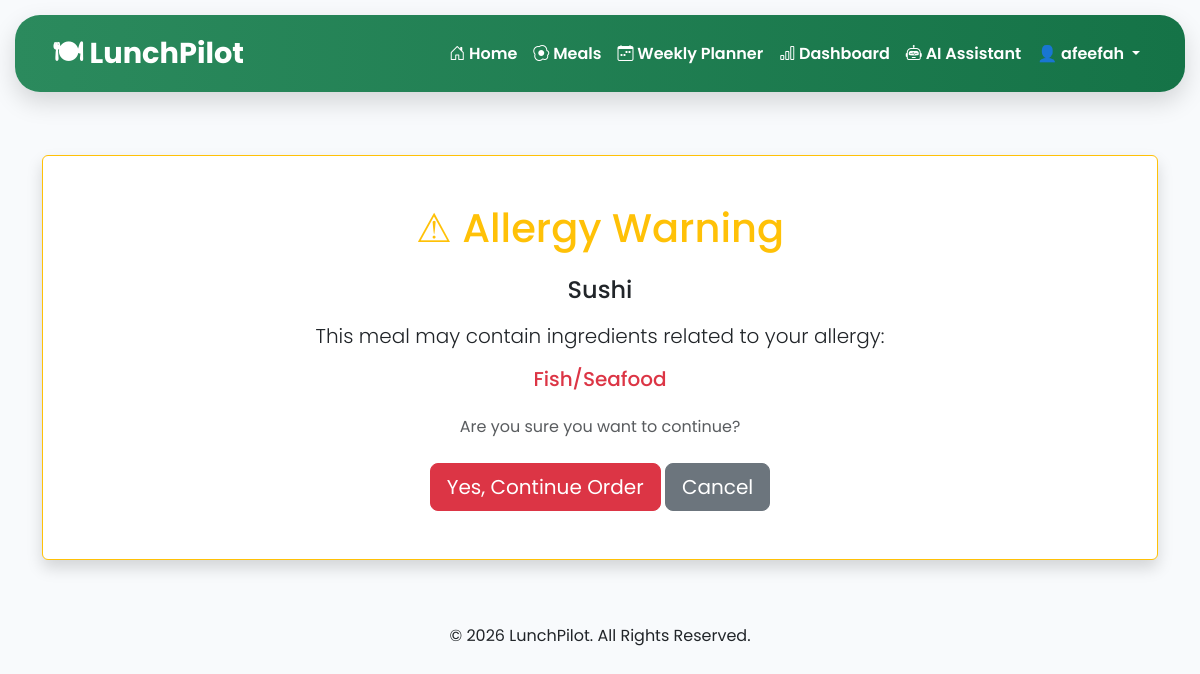
The page /order/6 (signed in) on the database its author committed.
### tables this page shows
CREATE TABLE users(

        id INTEGER PRIMARY KEY AUTOINCREMENT,
        fullname TEXT NOT NULL,
        email TEXT UNIQUE NOT NULL,
        password TEXT NOT NULL

    , is_admin INTEGER DEFAULT 0, allergy TEXT DEFAULT 'None', daily_calorie_goal INTEGER DEFAULT 2000, monthly_budget REAL DEFAULT 3000, food_preference TEXT DEFAULT 'No Preference');

CREATE TABLE meals(

        id INTEGER PRIMARY KEY AUTOINCREMENT,

        meal_name TEXT NOT NULL,

        category TEXT NOT NULL,

        calories INTEGER NOT NULL,

        price REAL NOT NULL,

        ingredients TEXT,

        image TEXT

    );

### routes/meals.py (the view, shortened to what this page needs)
@meals.route("/order/<int:meal_id>")
def order(meal_id):
    if "user_id" not in session:
        return redirect(url_for("auth.login"))
    connection = get_connection()
    cursor = connection.cursor()
    cursor.execute("""
        SELECT
            price,
            ingredients,
            meal_name
        FROM meals
        WHERE id = ?
    """, (meal_id,))
    meal = cursor.fetchone()
    allergy = get_user_allergy()
    if not is_meal_safe(
        meal[1],
        allergy
    ):
        connection.close()
        return render_template(
            "allergy_warning.html",
            meal_id=meal_id,
            meal_name=meal[2],
            allergy=allergy
        )

### database.py (called while the page is built)
def get_connection():
    return sqlite3.connect(DATABASE)

### routes/helpers.py (called while the page is built)
def get_allergies_list(allergy):
    if not allergy:
        return []
    return [
        item.strip()
        for item in allergy.split(",")
        if item.strip()
    ]

def is_meal_safe(ingredients, allergy):
    if not allergy:
        return True
    ingredients = (ingredients or "").lower()
    allergies = get_allergies_list(allergy)
    for allergy_name in allergies:
        keywords = ALLERGY_KEYWORDS.get(allergy_name, [])
        for keyword in keywords:
            if keyword.lower() in ingredients:
                return False
    return True

def get_user_allergy():
    from flask import session
    user_id = session.get("user_id")
    if not user_id:
        return ""
    conn = get_connection()
    cursor = conn.cursor()
    cursor.execute(
        "SELECT allergy FROM users WHERE id = ?",
        (user_id,)
    )
    user = cursor.fetchone()
    conn.close()
    if user and user[0]:
        return user[0]
    return ""

### templates/allergy_warning.html (shortened to what this page needs)
{% extends "base.html" %}
{% block content %}
<div class="container py-5">
    <div class="card shadow border-warning">
        <div class="card-body text-center p-5">
            <h1 class="text-warning mb-4">
                ⚠ Allergy Warning
            </h1>
            <h4 class="mb-3">
                {{ meal_name }}
            </h4>
            <p class="lead">
                This meal may contain ingredients
                related to your allergy:
            </p>
            <h5 class="text-danger mb-4">
                {{ allergy }}
            </h5>
            <p class="text-muted">
                Are you sure you want to continue?
            </p>
            <div class="mt-4">
                <a
                    href="{{ url_for('meals.confirm_order', meal_id=meal_id) }}"
                    class="btn btn-danger btn-lg">
                    Yes, Continue Order
                </a>
                <a
                    href="{{ url_for('meals.meals_page') }}"
                    class="btn btn-secondary btn-lg">
                    Cancel
                </a>
            </div>
        </div>
    </div>
</div>
{% endblock %}

### templates/base.html (shortened to what this page needs)
<!DOCTYPE html>
<html lang="en">
<head>
    <link href="https://cdn.jsdelivr.net/npm/bootstrap@5.3.7/dist/css/bootstrap.min.css"
          rel="stylesheet">
    <link rel="stylesheet"
          href="{{ url_for('static', filename='css/style.css') }}">
    <link rel="stylesheet"
        href="https://cdn.jsdelivr.net/npm/bootstrap-icons@1.11.3/font/bootstrap-icons.min.css">
</head>
<body>
    <nav class="navbar navbar-expand-lg lunchpilot-navbar">
        <div class="container">
            <a class="navbar-brand fw-bold"
               href="/">
                🍽 LunchPilot
            </a>
            <div class="collapse navbar-collapse"
                 id="navbarNav">
                <ul class="navbar-nav ms-auto">
                    {% if session.get("is_admin") == 1 %}
                    <li class="nav-item">
                        <a class="nav-link"
                           href="/meals">
                            Meals
                         </a>
                      </li>
                    <li class="nav-item">
                        <a class="nav-link"
                           href="{{ url_for('admin.admin_plan') }}">
                            👨‍💼 Admin Plan
                        </a>
                    </li>
                    <li class="nav-item dropdown">
                        <a class="nav-link dropdown-toggle"
                           href="#"
                           id="adminDropdown"
                           role="button"
                           data-bs-toggle="dropdown"
                           aria-expanded="false">
                            👤 {{ session.get("fullname") }}
                        </a>
                        <ul class="dropdown-menu dropdown-menu-end">
                            <li>
                                <a class="dropdown-item"
                                href="{{ url_for('user.manage_profile') }}">
                                    👤 Manage Profile
                                </a>
                            </li>
                            <li>
                                <hr class="dropdown-divider">
                            </li>
                            <li>
                                <a class="dropdown-item text-danger"
                                href="/logout">
                                    🚪 Logout
                                </a>
                            </li>
                        </ul>
                    </li>
                    {% else %}
                    <li class="nav-item">
                        <a class="nav-link"
                            href="/">
                            <i class="bi bi-house-door"></i>
                                Home
                            </a>
                    </li>
                    <li class="nav-item">
                        <a class="nav-link"
                            href="/meals">
                            <i class="bi bi-egg-fried"></i>
                                Meals
                            </a>
                    </li>
                    <li class="nav-item">
                        <a class="nav-link"
                            href="/weekly-planner">
                            <i class="bi bi-calendar-week"></i>
                                Weekly Planner
                            </a>
                    </li>
                                <li class="nav-item">
                                    <a class="nav-link"
                                        href="/dashboard">
                                        <i class="bi bi-bar-chart"></i>
                                            Dashboard
                                        </a>
                                </li>
                                <li class="nav-item">
                                    <a class="nav-link"
                                        href="/ai-assistant">
                                        <i class="bi bi-robot"></i>
                                            AI Assistant
                                        </a>
                                </li>
                    {% if session.get("user_id") %}
                    <li class="nav-item dropdown">
                        <a class="nav-link dropdown-toggle"
                           href="#"
                           id="userDropdown"
                           role="button"
                           data-bs-toggle="dropdown"
                           aria-expanded="false">
                            👤 {{ session.get("fullname") }}
                        </a>
                    </li>
                    {% endif %}
                    {% endif %}
                </ul>
            </div>
        </div>
    </nav>
    <main>
        {% block content %}
        {% endblock %}
    </main>
    <footer class="text-center py-3">
        <p class="mb-0">
            © 2026 LunchPilot. All Rights Reserved.
        </p>
    </footer>
</body>
</html>

### static/css/style.css (style rules this page uses)
body { font-family: 'Poppins', sans-serif; background-color: #f8fafc; color: #212529; margin: 0; padding: 0; }
.navbar { background: linear-gradient( 90deg, #2b8a5d, #157347 ) !important; border-radius: 25px; margin: 15px; padding: 12px 25px; box-shadow: 0 10px 25px rgba(0,0,0,0.15); }
.navbar .nav-link { color: white !important; font-weight: 600; padding: 12px 20px; border-radius: 18px; transition: all 0.3s ease; }
.navbar-brand { color: white !important; font-size: 1.8rem; font-weight: 700; }
.navbar .dropdown-toggle { color: white !important; font-weight: 600; }

### rows shown on the page
users: get "afeefah", allergy "Fish/Seafood"
meals: meal_name "Sushi"
